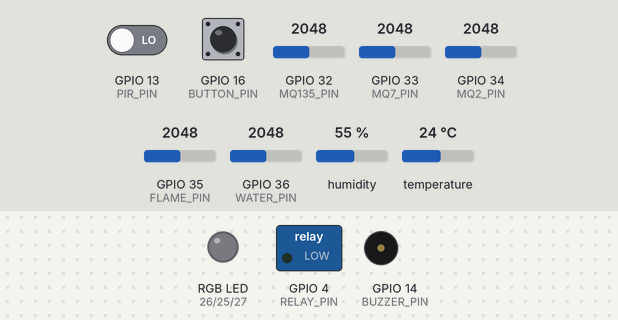
The sketch below on a simulated ESP32. On the bench: switched loads named in the sketch (green lamp = pin HIGH), an RGB LED mixed from three pins (HIGH = lit), buzzer (waves = sounding, pin HIGH). The inputs (shaded band) are chosen by the test bench; at power-on: GPIO 13 (PIR_PIN) LOW, GPIO 16 (BUTTON_PIN) HIGH, GPIO 32 (MQ135_PIN) = 2048, GPIO 33 (MQ7_PIN) = 2048, GPIO 34 (MQ2_PIN) = 2048, GPIO 35 (FLAME_PIN) = 2048, GPIO 36 (WATER_PIN) = 2048, humidity 55 %, temperature 24 °C (analog values on the 0–4095 scale). WiFi joins after 1.5 s; servers stay silent unless stated; the local clock reads 2024-03-15 10:24:30 at power-on unless the sketch sets it; random numbers use the default seed unless the sketch sets one; no MQTT or app messages arrive unless stated; what the sketch prints to the serial monitor is not drawn.

Above: at 0.0 s.
At 17.0 s:
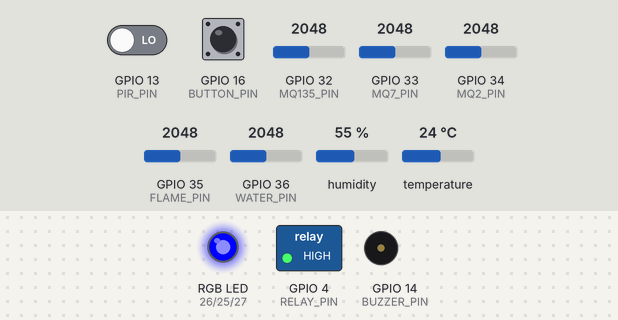
At 34.5 s:
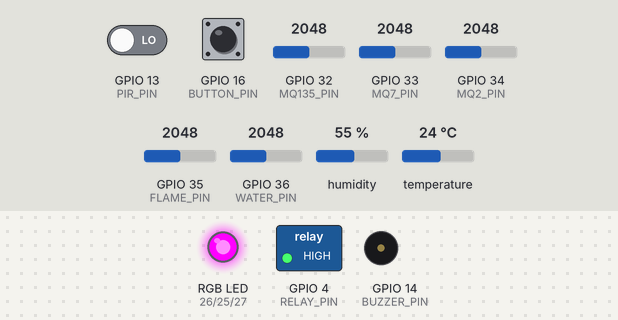
At 39.77 s:
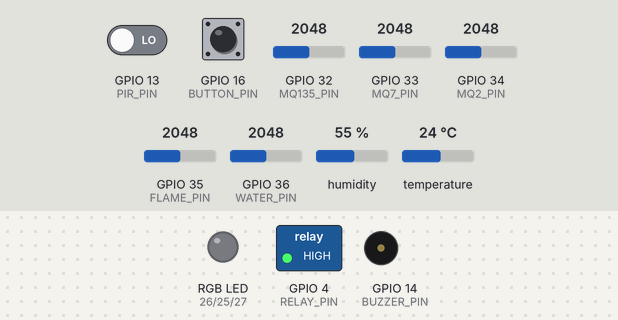
Timing chart, 0 to 41.5 s (numbered marks = the images above):
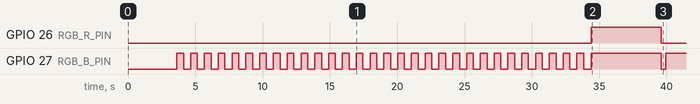

The sketch:

Smart_laboratoy_Monitoring.ino
```cpp
/*
  SCS-RG Multi-Hazard Node: Auto-Calibrating + Live Detailed MQTT Diagnostics
  + Extended Telemetry (Button State, Sensor State, WiFi State, Time Sent)
  Sensors: MQ-2, Flame, MQ-135, MQ-7, HC-SR505, AHT10, Water Level, Push Button
  Actuators: RGB LED (Common Cathode) + Active Buzzer + Relay
  Network: WiFi + MQTT (PubSubClient) + NTP Time

  NOTE: Every value published to MQTT is now also echoed verbatim to the
  Serial Monitor (see the "MQTT PUBLISH" blocks) so the exact bytes sent to
  HiveMQ are visible locally, in addition to the human-readable dashboard.
*/

#include <Wire.h>
#include <Adafruit_AHTX0.h>
#include <WiFi.h>
#include <PubSubClient.h>
#include <time.h>

// ==========================================
// --- NETWORK & MQTT CONFIGURATION ---
// ==========================================
const char* WIFI_SSID     = "line9";
const char* WIFI_PASSWORD = "6969okok";

const char* MQTT_BROKER       = "broker.hivemq.com";
const int   MQTT_PORT         = 1883;
const char* MQTT_TOPIC        = "koba-samsu";          // Main telemetry payload
const char* MQTT_STATUS_TOPIC = "koba-samsu/status";   // Real-time lifecycle events / logs
const char* MQTT_RELAY_TOPIC  = "koba-samsu/relay";    // Relay status

WiFiClient espClient;
PubSubClient mqttClient(espClient);
unsigned long lastMqttReconnectAttempt = 0;

// NTP Time Config (Adjust GMT offset for your timezone, e.g., 21600 for +6 hrs)
const long  gmtOffset_sec = 21600;
const int   daylightOffset_sec = 0;
const char* ntpServer = "pool.ntp.org";

// ==========================================
// --- SENSOR & ACTUATOR PINS ---
// ==========================================
const int MQ2_PIN       = 34;
const int FLAME_PIN     = 35;
const int MQ135_PIN     = 32;
const int MQ7_PIN       = 33;
const int WATER_PIN     = 36;  // VP Pin (ADC1_CH0)
const int PIR_PIN       = 13;
const int BUTTON_PIN    = 16;

const int RGB_R_PIN     = 26;
const int RGB_G_PIN     = 25;
const int RGB_B_PIN     = 27;
const int BUZZER_PIN    = 14;
const int RELAY_PIN     = 4;   // Active-low relay

const bool isCommonCathode = true;

// Water level calibration (12-bit ADC range: 0 - 4095)
const int WATER_MIN_RAW = 500;
const int WATER_MAX_RAW = 2800;

Adafruit_AHTX0 aht;
bool ahtConnected = false;

int mq2Base, mq2Warn, mq2Crit;
int flameBase, flameWarn, flameCrit;
int mq135Base, mq135Warn, mq135Crit;
int mq7Base, mq7Warn, mq7Crit;

const char* ROOM_IDS[3]   = {"lab01", "lab02", "lab03"};
const char* ROOM_NAMES[3] = {"IoT Lab", "Robotics Lab", "Server Room"};

// Dynamic Global State Variables
String currentSensorState = "on";

// ==========================================
// --- SENSOR READING STRUCT ---
// (Defined here, before any function, so Arduino's auto-generated
//  function prototypes never reference this type before it exists.)
// ==========================================
struct SensorReadings {
  int mq2Raw;
  int flameRaw;
  int mq135Raw;
  int mq7Raw;
  int waterRaw;
  int waterPercent;
  int pirState;
  float tempC;
  float hum;
  bool ahtValid;
  bool buttonPressed;
};

// ==========================================
// --- HELPER: mirror an MQTT publish to Serial ---
// ==========================================
// Prints the exact topic + exact payload bytes that were (or will be)
// published, so the Serial Monitor always matches what HiveMQ receives.
void mirrorToSerial(const char* topic, const char* payload) {
  Serial.println(F("---- MQTT PUBLISH -------------------------------------------"));
  Serial.print(F("TOPIC   : "));
  Serial.println(topic);
  Serial.print(F("PAYLOAD : "));
  Serial.println(payload);
  Serial.println(F("---------------------------------------------------------------"));
}

// Wrapper so every publish site mirrors automatically instead of relying on
// each call site to remember to print it.
bool publishAndMirror(const char* topic, const char* payload, bool retained = false) {
  mirrorToSerial(topic, payload);
  if (!mqttClient.connected()) {
    Serial.println(F("[WARN] MQTT not connected - payload above was NOT sent to broker."));
    return false;
  }
  return mqttClient.publish(topic, payload, retained);
}

// Helper: Get formatted time
String getCurrentTime() {
  struct tm timeinfo;
  if (!getLocalTime(&timeinfo)) {
    return "00:00AM";
  }
  char timeStringBuff[15];
  strftime(timeStringBuff, sizeof(timeStringBuff), "%I:%M%p", &timeinfo);
  return String(timeStringBuff);
}

// Helper: Stream step-by-step logs to MQTT Status topic
void publishStatusLog(const char* phase, const char* message, int progress = -1) {
  char logPayload[256];
  if (progress >= 0) {
    snprintf(logPayload, sizeof(logPayload),
      "{\"node_id\":\"ESP32-01\",\"phase\":\"%s\",\"message\":\"%s\",\"progress\":%d,\"rssi\":%d}",
      phase, message, progress, WiFi.status() == WL_CONNECTED ? WiFi.RSSI() : 0);
  } else {
    snprintf(logPayload, sizeof(logPayload),
      "{\"node_id\":\"ESP32-01\",\"phase\":\"%s\",\"message\":\"%s\",\"rssi\":%d}",
      phase, message, WiFi.status() == WL_CONNECTED ? WiFi.RSSI() : 0);
  }
  // Human-readable one-liner for quick scanning...
  Serial.printf("[%s] %s\n", phase, message);
  // ...and the exact JSON that goes (or would go) to koba-samsu/status
  publishAndMirror(MQTT_STATUS_TOPIC, logPayload, false);
}

void setRGB(bool r, bool g, bool b) {
  if (isCommonCathode) {
    digitalWrite(RGB_R_PIN, r); digitalWrite(RGB_G_PIN, g); digitalWrite(RGB_B_PIN, b);
  } else {
    digitalWrite(RGB_R_PIN, !r); digitalWrite(RGB_G_PIN, !g); digitalWrite(RGB_B_PIN, !b);
  }
}

void setupWiFi() {
  Serial.print("\nConnecting to WiFi SSID: ");
  Serial.println(WIFI_SSID);
  WiFi.mode(WIFI_STA);
  WiFi.begin(WIFI_SSID, WIFI_PASSWORD);

  int attempts = 0;
  while (WiFi.status() != WL_CONNECTED) {
    delay(500);
    Serial.print(".");
    attempts++;
    if (attempts > 40) ESP.restart(); // Fail-safe reboot if WiFi hangs completely
  }
  Serial.println("\nWiFi Connected!");

  // Init NTP Time
  configTime(gmtOffset_sec, daylightOffset_sec, ntpServer);
}

// Non-blocking MQTT Reconnect
void reconnectMQTT() {
  if (!mqttClient.connected()) {
    Serial.print("Attempting MQTT connection...");
    String clientId = "ESP32Node-" + String(random(0xffff), HEX);

    if (mqttClient.connect(clientId.c_str(), MQTT_STATUS_TOPIC, 0, true, "{\"node_id\":\"ESP32-01\",\"phase\":\"OFFLINE\",\"message\":\"Node abruptly disconnected!\"}")) {
      Serial.println(" Connected!");
      publishStatusLog("SYSTEM", "MQTT Broker Connection Established");
    } else {
      Serial.print(" Failed, rc=");
      Serial.print(mqttClient.state());
      Serial.println(" (Will retry in background)");
    }
  }
}

// ==========================================
// --- SENSOR READING UTILITY ---
// ==========================================
SensorReadings sampleSensors() {
  SensorReadings s;
  s.mq2Raw = 0; s.flameRaw = 0; s.mq135Raw = 0; s.mq7Raw = 0; s.waterRaw = 0;

  for (int i = 0; i < 10; i++) {
    s.mq2Raw   += analogRead(MQ2_PIN);
    s.flameRaw += analogRead(FLAME_PIN);
    s.mq135Raw += analogRead(MQ135_PIN);
    s.mq7Raw   += analogRead(MQ7_PIN);
    s.waterRaw += analogRead(WATER_PIN);
    delay(2);
  }
  s.mq2Raw /= 10; s.flameRaw /= 10; s.mq135Raw /= 10; s.mq7Raw /= 10; s.waterRaw /= 10;

  s.waterPercent = map(s.waterRaw, WATER_MIN_RAW, WATER_MAX_RAW, 0, 100);
  s.waterPercent = constrain(s.waterPercent, 0, 100);

  s.pirState = digitalRead(PIR_PIN);
  s.buttonPressed = (digitalRead(BUTTON_PIN) == LOW);

  if (ahtConnected) {
    sensors_event_t humidity, temp;
    s.ahtValid = aht.getEvent(&humidity, &temp);
    s.tempC = temp.temperature;
    s.hum = humidity.relative_humidity;
  } else {
    s.ahtValid = false;
    s.tempC = 0.0;
    s.hum = 0.0;
  }
  return s;
}

// ==========================================
// --- ON-DEMAND DIAGNOSTIC TEST (BUTTON) ---
// ==========================================
void runFullSensorDiagnostic() {
  currentSensorState = "RECHECK-ING";
  publishStatusLog("DIAGNOSTIC", "Button Pressed! Initiating Full Diagnostic Self-Test...");

  for (int f = 0; f < 3; f++) {
    setRGB(HIGH, HIGH, LOW);
    digitalWrite(BUZZER_PIN, HIGH);
    delay(80);
    setRGB(LOW, LOW, LOW);
    digitalWrite(BUZZER_PIN, LOW);
    delay(80);
  }

  SensorReadings s = sampleSensors();

  bool mq2Ok    = (s.mq2Raw > 50 && s.mq2Raw < 4000);
  bool flameOk  = (s.flameRaw > 100);
  bool mq135Ok  = (s.mq135Raw > 50 && s.mq135Raw < 4000);
  bool mq7Ok    = (s.mq7Raw > 50 && s.mq7Raw < 4000);
  bool waterOk  = (s.waterRaw >= 0 && s.waterRaw <= 4095);
  bool ahtOk    = s.ahtValid;

  bool allPass = mq2Ok && flameOk && mq135Ok && mq7Ok && waterOk && ahtOk;
  currentSensorState = allPass ? "on" : "OFF";

  char diagPayload[800];
  snprintf(diagPayload, sizeof(diagPayload),
    "{\"event\":\"DIAGNOSTIC_RESULT\",\"node_id\":\"ESP32-01\",\"rssi\":%d,"
    "\"wifi_state\":\"CONNECTED\",\"button_state\":\"ON\","
    "\"sensor_state\":\"%s\","
    "\"diagnostics\":{"
    "\"mq2\":{\"raw\":%d,\"base\":%d,\"crit\":%d,\"status\":\"%s\"},"
    "\"mq7\":{\"raw\":%d,\"base\":%d,\"crit\":%d,\"status\":\"%s\"},"
    "\"mq135\":{\"raw\":%d,\"base\":%d,\"crit\":%d,\"status\":\"%s\"},"
    "\"flame\":{\"raw\":%d,\"base\":%d,\"crit\":%d,\"status\":\"%s\"},"
    "\"water\":{\"raw\":%d,\"pct\":%d,\"status\":\"%s\"},"
    "\"aht10\":{\"temp\":%.1f,\"hum\":%.1f,\"status\":\"%s\"},"
    "\"pir\":{\"state\":%d,\"status\":\"OK\"}"
    "}}",
    WiFi.RSSI(), currentSensorState.c_str(),
    s.mq2Raw, mq2Base, mq2Crit, mq2Ok ? "PASS" : "FAIL",
    s.mq7Raw, mq7Base, mq7Crit, mq7Ok ? "PASS" : "FAIL",
    s.mq135Raw, mq135Base, mq135Crit, mq135Ok ? "PASS" : "FAIL",
    s.flameRaw, flameBase, flameCrit, flameOk ? "PASS" : "FAIL",
    s.waterRaw, s.waterPercent, waterOk ? "PASS" : "FAIL",
    s.tempC, s.hum, ahtOk ? "PASS" : "FAIL",
    s.pirState
  );

  // Exact bytes sent to both the status topic and the main telemetry topic
  publishAndMirror(MQTT_STATUS_TOPIC, diagPayload, false);
  publishAndMirror(MQTT_TOPIC, diagPayload, false);
  Serial.println("\n>>> FULL DIAGNOSTIC TELEMETRY PUBLISHED TO MQTT <<<\n");
}

void setup() {
  Serial.begin(115200);
  delay(1000);

  Wire.begin();
  Wire.setTimeOut(150); // Prevent I2C lockups from crashing the ESP32

  pinMode(RGB_R_PIN, OUTPUT); pinMode(RGB_G_PIN, OUTPUT);
  pinMode(RGB_B_PIN, OUTPUT); pinMode(BUZZER_PIN, OUTPUT);
  pinMode(PIR_PIN, INPUT);
  pinMode(BUTTON_PIN, INPUT_PULLUP);
  pinMode(RELAY_PIN, OUTPUT);
  digitalWrite(RELAY_PIN, HIGH);

  analogReadResolution(12);

  setupWiFi();
  mqttClient.setServer(MQTT_BROKER, MQTT_PORT);
  mqttClient.setBufferSize(2048);

  // Initial blocking reconnect to ensure start state
  while (!mqttClient.connected()) {
    reconnectMQTT();
    delay(1000);
  }

  if (!aht.begin()) {
    ahtConnected = false;
    publishStatusLog("INIT", "ERROR: AHT10 Sensor Not Detected!");
  } else {
    ahtConnected = true;
    publishStatusLog("INIT", "SUCCESS: AHT10 Temperature/Humidity Initialized");
  }

  publishStatusLog("WARMUP", "Starting 30-second Heating Element Warmup...");
  for (int i = 30; i > 0; i--) {
    mqttClient.loop(); // Prevent MQTT ping timeout
    setRGB(LOW, LOW, HIGH); delay(500);
    setRGB(LOW, LOW, LOW);  delay(500);
    char warmupMsg[64];
    snprintf(warmupMsg, sizeof(warmupMsg), "Warming up MQ elements: %d seconds remaining", i);
    publishStatusLog("WARMUP", warmupMsg, i);
  }

  publishStatusLog("CALIBRATION", "Sampling Room Baselines (Do not trigger gas/fire)...");
  setRGB(HIGH, LOW, HIGH);

  long mq2Sum = 0, flameSum = 0, mq135Sum = 0, mq7Sum = 0;
  for (int i = 0; i < 100; i++) {
    mqttClient.loop(); // Prevent MQTT ping timeout
    mq2Sum += analogRead(MQ2_PIN);
    flameSum += analogRead(FLAME_PIN);
    mq135Sum += analogRead(MQ135_PIN);
    mq7Sum += analogRead(MQ7_PIN);
    if (i % 20 == 0) publishStatusLog("CALIBRATION", "Sampling baseline registers...", i);
    delay(50);
  }

  mq2Base   = mq2Sum / 100; flameBase = flameSum / 100;
  mq135Base = mq135Sum / 100; mq7Base   = mq7Sum / 100;

  mq2Warn   = mq2Base + 400;    mq2Crit   = mq2Base + 800;
  mq135Warn = mq135Base + 300;  mq135Crit = mq135Base + 700;
  mq7Warn   = mq7Base + 250;    mq7Crit   = mq7Base + 500;
  flameWarn = flameBase - 1000; flameCrit = flameBase - 2000;

  publishStatusLog("CALIBRATION", "Calibration Complete. Dynamic Thresholds Locked.");
  setRGB(LOW, LOW, LOW);
}

void loop() {
  // Non-blocking MQTT Reconnect
  if (!mqttClient.connected()) {
    if (millis() - lastMqttReconnectAttempt > 5000) {
      lastMqttReconnectAttempt = millis();
      reconnectMQTT();
    }
  } else {
    mqttClient.loop();
  }

  SensorReadings s = sampleSensors();

  // Evaluate Risk & Build Triggers (Memory safe using char array)
  int warningCount = 0, criticalCount = 0;
  char activeTriggers[128] = "";
  char jsonTriggers[256] = "";

  auto addTrigger = [&](const char* name) {
    if (strlen(activeTriggers) > 0) strncat(activeTriggers, ", ", sizeof(activeTriggers) - strlen(activeTriggers) - 1);
    strncat(activeTriggers, name, sizeof(activeTriggers) - strlen(activeTriggers) - 1);

    if (strlen(jsonTriggers) > 0) strncat(jsonTriggers, ",", sizeof(jsonTriggers) - strlen(jsonTriggers) - 1);
    strncat(jsonTriggers, "\"", sizeof(jsonTriggers) - strlen(jsonTriggers) - 1);
    strncat(jsonTriggers, name, sizeof(jsonTriggers) - strlen(jsonTriggers) - 1);
    strncat(jsonTriggers, "\"", sizeof(jsonTriggers) - strlen(jsonTriggers) - 1);
  };

  if (s.mq2Raw > mq2Crit) { criticalCount++; addTrigger("MQ2 Gas (CRIT)"); }
  else if (s.mq2Raw > mq2Warn) { warningCount++; addTrigger("MQ2 Gas"); }

  if (s.mq135Raw > mq135Crit) { criticalCount++; addTrigger("MQ135 Air (CRIT)"); }
  else if (s.mq135Raw > mq135Warn) { warningCount++; addTrigger("MQ135 Air"); }

  if (s.mq7Raw > mq7Crit) { criticalCount++; addTrigger("MQ7 CO (CRIT)"); }
  else if (s.mq7Raw > mq7Warn) { warningCount++; addTrigger("MQ7 CO"); }

  if (s.flameRaw < flameCrit) { criticalCount++; addTrigger("Flame IR (CRIT)"); }
  else if (s.flameRaw < flameWarn) { warningCount++; addTrigger("Flame IR"); }

  if (s.tempC > 42.0) { criticalCount++; addTrigger("Temp High (CRIT)"); }
  else if (s.tempC > 34.0) { warningCount++; addTrigger("Temp High"); }

  int systemState = 0; // NORMAL
  if (criticalCount > 0 || warningCount > 1) systemState = 2; // EMERGENCY
  else if (warningCount == 1) systemState = 1;               // CRITICAL

  const char* stateText = (systemState == 0) ? "NORMAL" : (systemState == 1) ? "CRITICAL" : "EMERGENCY";
  const char* wifiStateStr = (WiFi.status() == WL_CONNECTED) ? "CONNECTED" : "DISCONNECTED";
  const char* buttonStateStr = s.buttonPressed ? "ON" : "OFF";
  String timeStampStr = getCurrentTime();

  bool shouldBeActive = (systemState != 0);
  digitalWrite(RELAY_PIN, shouldBeActive ? LOW : HIGH);
  const char* relayText = shouldBeActive ? "ON" : "OFF";

  // Relay status - exact payload mirrored to Serial as well
  publishAndMirror(MQTT_RELAY_TOPIC, relayText, true);

  // Build JSON Payload
  char roomBuf[3][400];
  for (int r = 0; r < 3; r++) {
    snprintf(roomBuf[r], sizeof(roomBuf[r]),
      "{\"room_id\":\"%s\",\"room_name\":\"%s\","
      "\"mq2\":%d,\"mq7\":%d,\"mq135\":%d,\"flame\":%d,"
      "\"water_pct\":%d,\"water_raw\":%d,\"temp\":%.1f,\"hum\":%.1f,\"pir\":%s,"
      "\"state\":%d,\"state_text\":\"%s\",\"warnings\":[%s]}",
      ROOM_IDS[r], ROOM_NAMES[r], s.mq2Raw, s.mq7Raw, s.mq135Raw, s.flameRaw,
      s.waterPercent, s.waterRaw, s.tempC, s.hum, s.pirState == HIGH ? "true" : "false",
      systemState, stateText, jsonTriggers
    );
  }

  char jsonPayload[2048];
  snprintf(jsonPayload, sizeof(jsonPayload),
    "{\"node_id\":\"ESP32-01\",\"rssi\":%d,\"relay\":\"%s\","
    "\"button_state\":\"%s\",\"sensor_state\":\"%s\",\"wifi_state\":\"%s\",\"time_sent\":\"%s\","
    "\"rooms\":[%s,%s,%s]}",
    WiFi.RSSI(), relayText, buttonStateStr, currentSensorState.c_str(),
    wifiStateStr, timeStampStr.c_str(), roomBuf[0], roomBuf[1], roomBuf[2]
  );

  // Main telemetry - exact bytes sent to koba-samsu, mirrored to Serial
  publishAndMirror(MQTT_TOPIC, jsonPayload, false);

  // Output human-readable Serial Dashboard (in addition to the raw JSON above)
  Serial.println("┌─────────────────────────────────────────────────────────────┐");
  Serial.printf("│  SCS-RG TELEMETRY DASHBOARD        TIME: %-19s│\n", timeStampStr.c_str());
  Serial.println("├─────────────────────────────────────────────────────────────┤");
  Serial.printf("│  MQ-2 (Gas/Smoke) : %4d  [Crit: >%d]                 │\n", s.mq2Raw, mq2Crit);
  Serial.printf("│  MQ-7 (CO)        : %4d  [Crit: >%d]                 │\n", s.mq7Raw, mq7Crit);
  Serial.printf("│  MQ-135 (Air Qual): %4d  [Crit: >%d]                 │\n", s.mq135Raw, mq135Crit);
  Serial.printf("│  Flame Sensor (IR): %4d  [Crit: <%d]                 │\n", s.flameRaw, flameCrit);
  Serial.printf("│  Water Level      : %3d%%  (Raw: %4d)                     │\n", s.waterPercent, s.waterRaw);
  Serial.printf("│  Temperature      : %4.1f C                               │\n", s.tempC);
  Serial.printf("│  Humidity         : %4.1f %%                               │\n", s.hum);
  Serial.printf("│  PIR Occupancy    : %-4s                                    │\n", s.pirState == HIGH ? "YES" : "NO");
  Serial.printf("│  RELAY STATE      : %-4s                                    │\n", relayText);
  Serial.println("├─────────────────────────────────────────────────────────────┤");
  Serial.printf("│  SYSTEM STATE     : %-40s│\n", stateText);
  Serial.printf("│  WARNING REASON   : %-40s│\n", strlen(activeTriggers) > 0 ? activeTriggers : "None");
  Serial.printf("│  Button State     : %-40s│\n", buttonStateStr);
  Serial.printf("│  SENSOR STATE     : %-40s│\n", currentSensorState.c_str());
  Serial.printf("│  WIFI STATE       : %-40s│\n", wifiStateStr);
  Serial.println("└─────────────────────────────────────────────────────────────┘\n");

  // Actuation & Button Check Loop
  unsigned long startWait = millis();
  while (millis() - startWait < 1500) {
    if (mqttClient.connected()) mqttClient.loop();

    // Check for button press to run diagnostic
    if (digitalRead(BUTTON_PIN) == LOW) {
      runFullSensorDiagnostic();
      break;
    }

    bool blinkState = (millis() % 500) < 250;
    if (systemState == 0) {
      setRGB(LOW, LOW, HIGH);
      digitalWrite(BUZZER_PIN, LOW);
    } else if (systemState == 1) {
      if (blinkState) setRGB(HIGH, HIGH, LOW);
      else setRGB(LOW, LOW, LOW);
      digitalWrite(BUZZER_PIN, LOW);
    } else if (systemState == 2) {
      if (blinkState) {
        setRGB(HIGH, LOW, LOW);
        digitalWrite(BUZZER_PIN, HIGH);
      } else {
        setRGB(LOW, LOW, LOW);
        digitalWrite(BUZZER_PIN, LOW);
      }
    }
    delay(10);
  }
}
```

Measured:
- by itself, GPIO 27 (RGB_B_PIN): goes 29 × (LOW 0.52 s, HIGH 0.50 s), LOW 0.56 s, HIGH 5.2 s, LOW 0.35 s, then HIGH
